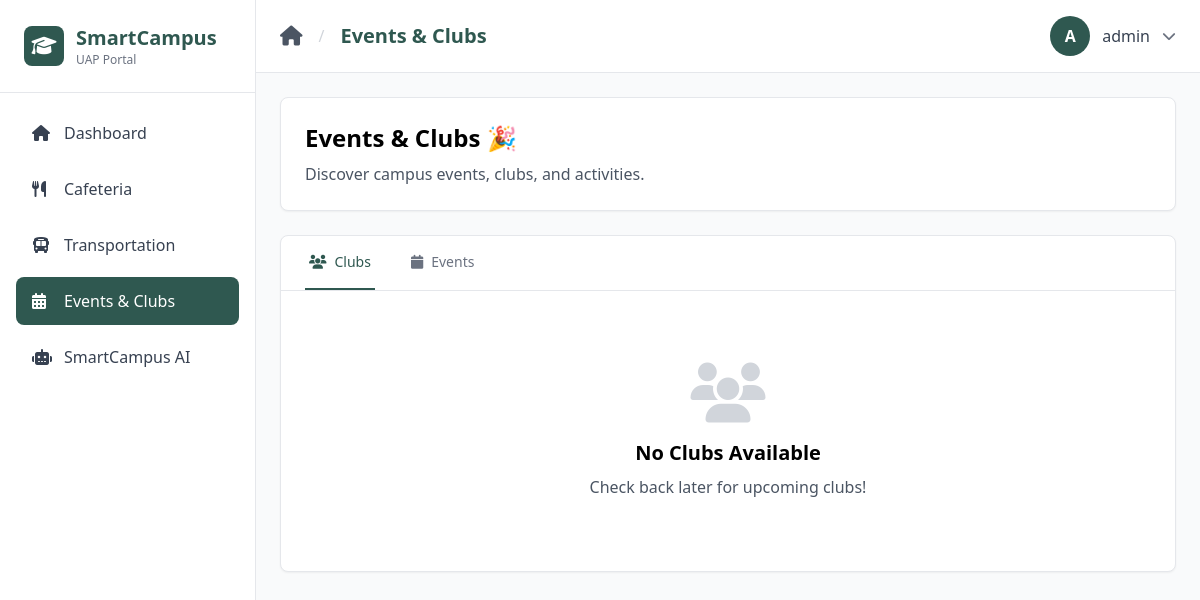
Before: /events/ (signed in) with the older database file.
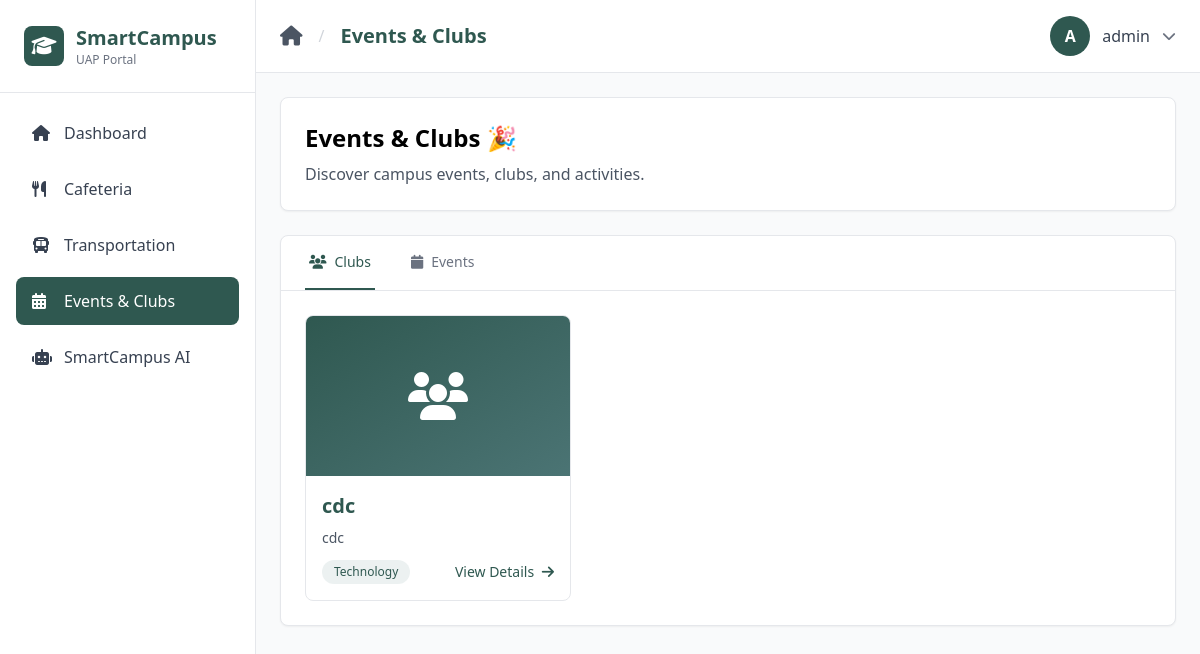
After: the same page with the newer database file.
### main/models.py (models this page shows, shortened)
class Club(models.Model):
    name = models.CharField(max_length=200)
    description = models.TextField()
    category = models.CharField(max_length=100, choices=[
        ('cultural', 'Cultural'),
        ('sports', 'Sports'),
        ('academic', 'Academic'),
        ('technology', 'Technology'),
        ('arts', 'Arts'),
        ('social', 'Social'),
    ])
    president = models.CharField(max_length=200, blank=True)
    contact_email = models.EmailField(blank=True)
    logo = models.ImageField(upload_to='clubs/', blank=True, null=True)
    is_active = models.BooleanField(default=True)
    created_at = models.DateTimeField(auto_now_add=True)
    updated_at = models.DateTimeField(auto_now=True)
    class Meta:
        ordering = ['name']

### main/views.py (the view)
# urls.py: path('events/', events, name='events'),
@login_required
def events(request):
    from django.core.serializers.json import DjangoJSONEncoder
    import json
    clubs = Club.objects.filter(is_active=True)
    all_events = Event.objects.filter(is_active=True).order_by('event_date', 'event_time')
    clubs_data = []
    for club in clubs:
        clubs_data.append({
            'id': club.id,
            'name': club.name,
            'description': club.description,
            'category': club.category,
            'category_display': club.get_category_display(),
            'president': club.president,
            'contact_email': club.contact_email,
            'logo': club.logo.url if club.logo else None,
            'is_active': club.is_active,
        })
    events_data = []
    for event in all_events:
        events_data.append({
            'id': event.id,
            'title': event.title,
            'description': event.description,
            'club_id': event.club_id,
            'club_name': event.club.name if event.club else None,
            'event_date': event.event_date.isoformat(),
            'event_time': event.event_time.strftime('%H:%M:%S'),
            'location': event.location,
            'image': event.image.url if event.image else None,
            'is_active': event.is_active,
        })
    return render(request, 'events.html', {
        'active_page': 'events',
        'page_title': 'Events & Clubs',
        'clubs': clubs,
        'events': all_events,
        'clubs_json': json.dumps(clubs_data, cls=DjangoJSONEncoder),
        'events_json': json.dumps(events_data, cls=DjangoJSONEncoder),
    })

### templates/events.html (shortened to what this page needs)
{% extends 'user_base.html' %}
{% load static %}
{% block content %}
<div class="space-y-6">
    <div class="bg-white rounded-lg shadow-sm border border-gray-200 p-6">
        <h2 class="text-2xl font-bold text-black mb-2">Events & Clubs 🎉</h2>
        <p class="text-gray-600">Discover campus events, clubs, and activities.</p>
    </div>
    <div class="bg-white rounded-lg shadow-sm border border-gray-200">
        <div class="border-b border-gray-200">
            <nav class="flex space-x-8 px-6" aria-label="Tabs">
                <button onclick="switchTab('clubs')" id="tab-clubs" class="tab-btn py-4 px-1 border-b-2 font-medium text-sm border-primary text-primary">
                    <i class="fas fa-users mr-2"></i>Clubs
                </button>
                <button onclick="switchTab('events')" id="tab-events" class="tab-btn py-4 px-1 border-b-2 font-medium text-sm border-transparent text-gray-500 hover:text-primary hover:border-gray-300">
                    <i class="fas fa-calendar mr-2"></i>Events
                </button>
            </nav>
        </div>
        <div id="content-clubs" class="tab-content p-6">
            {% if clubs %}
            <div class="grid grid-cols-1 md:grid-cols-2 lg:grid-cols-3 gap-6">
                {% for club in clubs %}
                <div class="border border-gray-200 rounded-lg overflow-hidden hover:shadow-lg transition cursor-pointer" onclick="openClubModal({{ club.id }})">
                    {% if club.logo %}
                    <div class="h-40 bg-gray-100">
                        <img src="{{ club.logo.url }}" alt="{{ club.name }}" class="w-full h-full object-cover">
                    </div>
                    {% else %}
                    <div class="h-40 bg-gradient-to-br from-primary to-accent flex items-center justify-center">
                        <i class="fas fa-users text-white text-5xl"></i>
                    </div>
                    {% endif %}
                    <div class="p-4">
                        <h3 class="text-xl font-bold text-primary mb-2">{{ club.name }}</h3>
                        <p class="text-sm text-gray-600 mb-3">{{ club.description|truncatewords:20 }}</p>
                        <div class="flex items-center justify-between">
                            <span class="inline-block px-3 py-1 bg-accent/10 text-primary text-xs rounded-full">
                                {{ club.get_category_display }}
                            </span>
                            <button class="text-primary hover:underline text-sm font-medium">
                                View Details <i class="fas fa-arrow-right ml-1"></i>
                            </button>
                        </div>
                    </div>
                </div>
                {% endfor %}
            </div>
            {% else %}
            <div class="text-center py-12">
                <i class="fas fa-users text-gray-300 text-6xl mb-4"></i>
                <h3 class="text-xl font-bold text-black mb-2">No Clubs Available</h3>
                <p class="text-gray-600">Check back later for upcoming clubs!</p>
            </div>
            {% endif %}
        </div>
    </div>
</div>
{% endblock %}

Changed rows visible on the page:
added Club: name "cdc", description "cdc", category "Technology"
Other visible differences:
text no longer shown: "No Clubs Available Check back later for upcoming clubs!"
